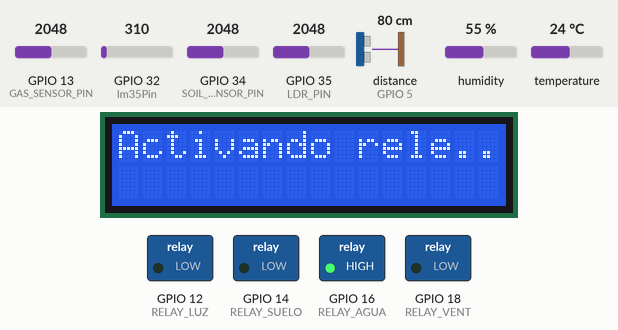
This sketch was run on a simulated ESP32. Shown: 16×2 character LCD, switched loads named in the sketch (green lamp = pin HIGH). Inputs (shaded band) come from the test bench; at power-on: GPIO 13 (GAS_SENSOR_PIN) = 2048, GPIO 32 (lm35Pin) = 310, GPIO 34 (SOIL_MOISTURE_SENSOR_PIN) = 2048, GPIO 35 (LDR_PIN) = 2048, distance to the obstacle (sensor on GPIO 5) 80 cm, humidity 55 %, temperature 24 °C. The echo pulse lasts 58.3 µs per cm; what the sketch prints to the serial monitor is not drawn.

Above: at 5.2 s.
At 6.2 s:
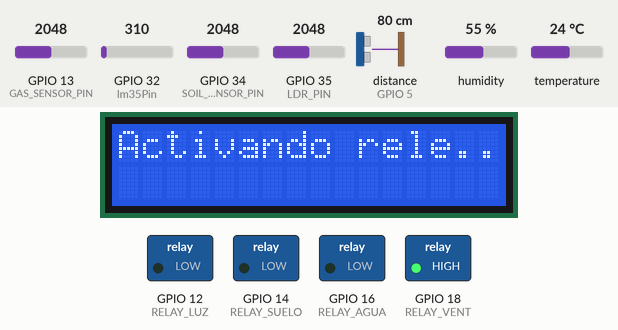
At 7.2 s:
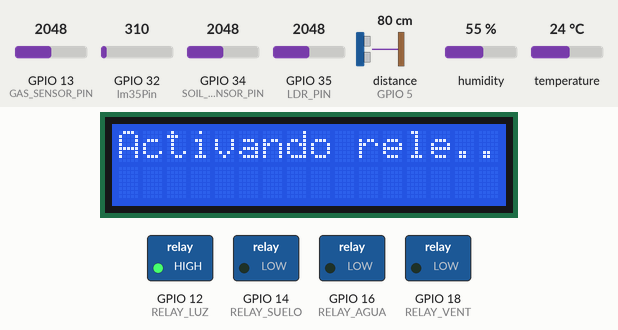
At 8.2 s:
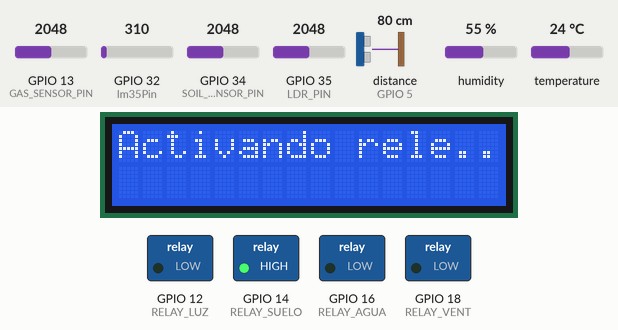
At 9.2 s:
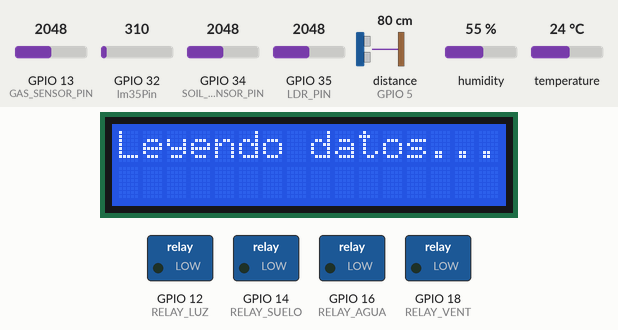
At 10.2 s:
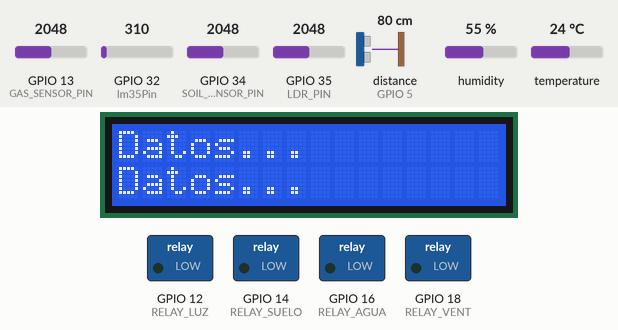
Timing chart, 0 to 40.0 s (numbered marks = the images above):
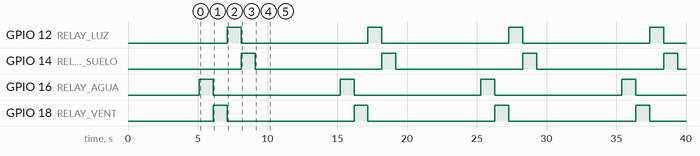

The sketch:

ESP32SENSORES.ino
```cpp
#include "DHT.h"
#include <NewPing.h>
#include <LiquidCrystal_I2C.h>

#define DHTPIN 4       // El pin al que está conectado el sensor DHT11 (cambia según tu configuración)
#define DHTTYPE DHT11  // Tipo de sensor DHT (DHT11 o DHT22)

#define TRIGGER_PIN 17  // Pin del ESP32 conectado al pin TRIGGER del sensor HC-SR04
#define ECHO_PIN 5     // Pin del ESP32 conectado al pin ECHO del sensor HC-SR04
#define MAX_DISTANCE 200 // Distancia máxima que deseas medir en centímetros (ajusta según tus necesidades)

#define RELAY_AGUA 16 // Pin del ESP32 conectado al relé (ajusta según tu configuración)
#define RELAY_VENT 18 // Pin del ESP32 conectado al relé (ajusta según tu configuración)
#define RELAY_LUZ 12 // Pin del ESP32 conectado al relé (ajusta según tu configuración)
#define RELAY_SUELO 14 // Pin del ESP32 conectado al relé (ajusta según tu configuración)

#define LDR_PIN 35   // Pin analógico del ESP32 al que está conectada la fotorresistencia

#define SOIL_MOISTURE_SENSOR_PIN 34 // Pin analógico del ESP32 al que está conectado el sensor de humedad del suelo
#define SOIL_DRY_VALUE 4095        // Valor de lectura cuando el suelo está seco
#define SOIL_WET_VALUE 0           // Valor de lectura cuando el suelo está húmedo

#define GAS_SENSOR_PIN 13 // Pin del ESP32 conectado al sensor MQ-4

#define lm35Pin 32 // Pin del ESP32 conectado al sensor LM35

NewPing sonar(TRIGGER_PIN, ECHO_PIN, MAX_DISTANCE);

DHT dht(DHTPIN, DHTTYPE);

LiquidCrystal_I2C lcd(0x27, 16, 2);

void setup() {
  Serial.begin(115200);
  dht.begin();
  pinMode(RELAY_AGUA, OUTPUT);
  digitalWrite(RELAY_AGUA, LOW); // Apagar el relé al inicio
  pinMode(RELAY_VENT, OUTPUT);
  digitalWrite(RELAY_VENT, LOW); // Apagar el relé al inicio
  pinMode(RELAY_LUZ, OUTPUT);
  digitalWrite(RELAY_LUZ, LOW); // Apagar el relé al inicio
  pinMode(RELAY_SUELO, OUTPUT);
  digitalWrite(RELAY_SUELO, LOW); // Apagar el relé al inicio

  lcd.init();
  lcd.backlight();
}

void loop() {
  delay(5000);  // Espera 15 segundos entre lecturas

  float temperature = dht.readTemperature();
  float humidity = dht.readHumidity();

  if (isnan(temperature) || isnan(humidity)) {
    Serial.println("Error al leer el sensor DHT11");
    return;
  }

  //LCD
  lcd.clear();
  lcd.setCursor(0,0);
  lcd.print("Activando rele...");
  // Activa el relé durante 5 segundos
  digitalWrite(RELAY_AGUA, HIGH);
  delay(1000); // Espera 5 segundos (5000 ms)
  digitalWrite(RELAY_AGUA, LOW); // Apaga el relé
  // Activa el relé durante 5 segundos
  digitalWrite(RELAY_VENT, HIGH);
  delay(1000); // Espera 5 segundos (5000 ms)
  digitalWrite(RELAY_VENT, LOW); // Apaga el relé
  // Activa el relé durante 5 segundos
  digitalWrite(RELAY_LUZ, HIGH);
  delay(1000); // Espera 5 segundos (5000 ms)
  digitalWrite(RELAY_LUZ, LOW); // Apaga el relé
  // Activa el relé durante 5 segundos
  digitalWrite(RELAY_SUELO, HIGH);
  delay(1000); // Espera 5 segundos (5000 ms)
  digitalWrite(RELAY_SUELO, LOW); // Apaga el relé

  pinMode(GAS_SENSOR_PIN, INPUT);

  //LCD
  lcd.clear();
  lcd.setCursor(0,0);
  lcd.print("Leyendo datos...");
  delay(1000);
// Lee Distancia
  unsigned int distance = sonar.ping_cm();
  // Lee el valor analógico luz
  int lightValue = analogRead(LDR_PIN);
  // Lee el valor analógico de humedad suelo
  int soilMoisture = analogRead(SOIL_MOISTURE_SENSOR_PIN);
  // Lee el valor analógico del gas
  int gasValue = analogRead(GAS_SENSOR_PIN);
  // Lee el valor analógico del sensor LM35
  int rawValue = analogRead(lm35Pin);
  // Convierte el valor leído a temperatura en grados Celsius
  float voltage = (rawValue * 3.3) / 4095;
  float temperatureC = (voltage) * 100;

  Serial.print("Valor de luz: ");
  Serial.println(lightValue);
  Serial.print("Distancia: ");
  Serial.print(distance);
  Serial.println(" cm");
  Serial.print("Temperatura: ");
  Serial.print(temperature);
  Serial.println(" °C");
  Serial.print("Humedad: ");
  Serial.print(humidity);
  Serial.println(" %");
  Serial.print("Humedad del suelo valor: ");
  Serial.println(soilMoisture);
  Serial.print("Humedad del suelo: ");
  Serial.print(map(soilMoisture, SOIL_DRY_VALUE, SOIL_WET_VALUE, 0, 100));
  Serial.println("%");
  Serial.print("Lectura del sensor de gas: ");
  Serial.println(gasValue);
  Serial.print("Temperatura del suelo: ");
  Serial.print(temperatureC);
  Serial.println(" °C");

  //LCD
  lcd.clear();
  lcd.setCursor(0,0);
  lcd.print("Datos...");
  lcd.setCursor(0,1);
  lcd.print("Datos...");

}
```

Measured:
- by itself, GPIO 12 (RELAY_LUZ), GPIO 14 (RELAY_SUELO), GPIO 16 (RELAY_AGUA), GPIO 18 (RELAY_VENT): alternates HIGH for 1.0 s and LOW for 9.1 s
- by itself, everything shown: repeats every 10.1 s, in 6 steps
- what the display in image 0 shows lasts 4.0 s, from 5.1 s to 9.1 s
- what the display in image 4 shows lasts 1.1 s, from 9.1 s to 10.2 s
